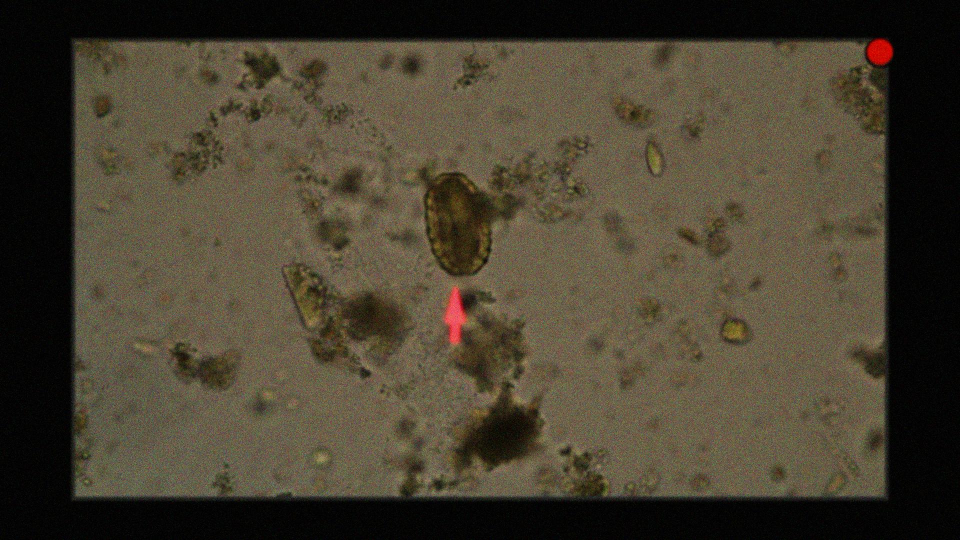
#> input picture sample_images/Ascaris lumbricoides_0876.jpg, 1920 x 1080 px (shown at 1/2 size); its folder holds only this picture in this run
$ python -i searchimagelibrary.py   (imports and definitions only)
#> lines starting #> are read from the running program, lines starting #| are printed output that depends on the picture; after the words box and inside, x2 and y2 are one past the last pixel; in counts of white or black regions, pixels touching at a corner belong together
#> in processGaborVectorFromPath, img is the input picture: shape (1080, 1920, 3); mean B, G, R 48.5, 64.8, 72.6

import pandas as pd
import numpy as np
import cv2 as cv
import json

import matplotlib.pyplot as plt
import imutils

# Reading the json as a dict
local_path_root = ""
# [2 lines not run here, left out]
# [1 line that did not run here, left out]
# [1 line that did not run here, left out]
# [1 line that did not run here, left out]

import os
from os import listdir
from os.path import isfile, join

# [1 line that did not run here, left out]

# [12 lines left out: functions displayImages, pathsToImages, not called in this run]

def getROI(img):
  gray_img = cv.cvtColor(img, cv.COLOR_BGR2GRAY)
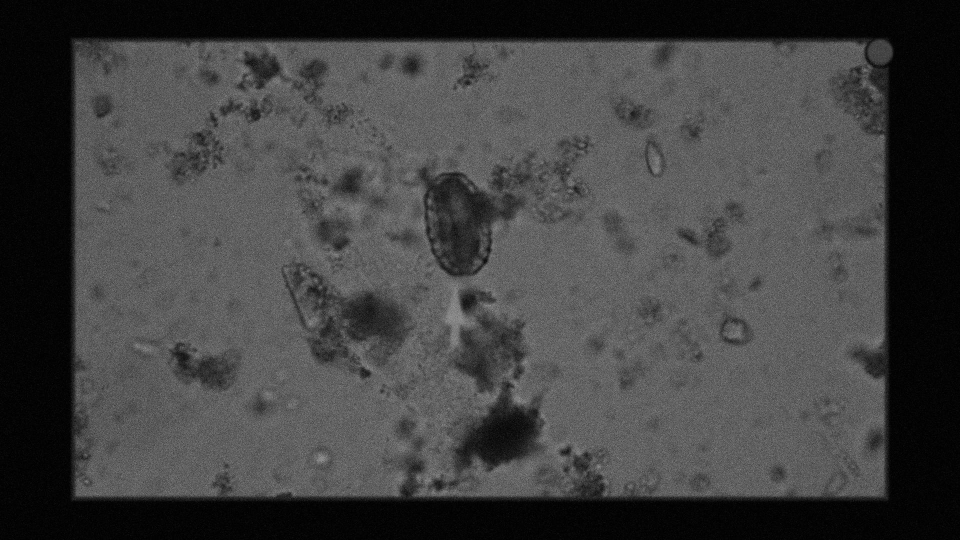
#> gray_img: shape (1080, 1920) (shown at 1/2 size); min 0, max 179, mean 65.3
  ret, thresh = cv.threshold(gray_img, 10, 255, 0)
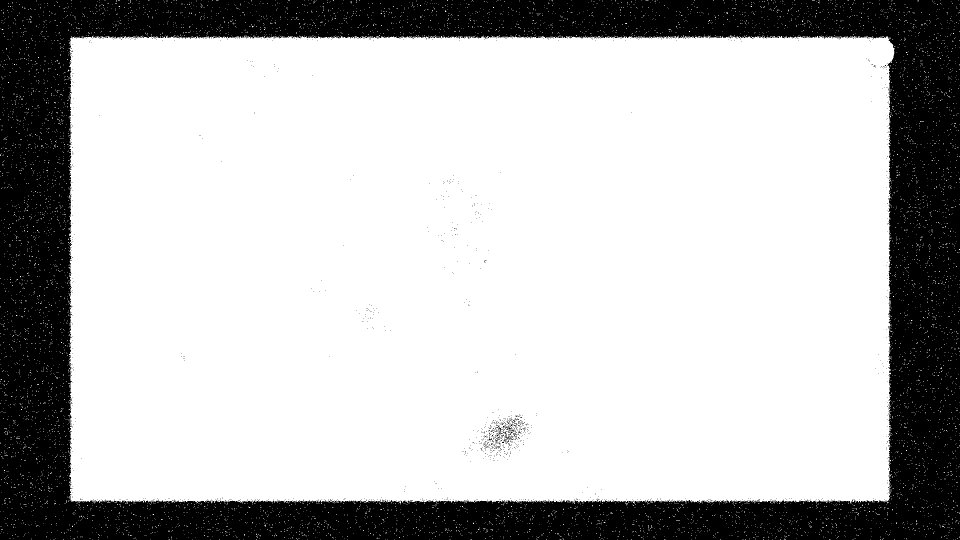
#> thresh: shape (1080, 1920) (shown at 1/2 size); 73.8% white; 1089 black regions (1084 under 20 px)
  contours, hierarchy = cv.findContours(thresh, cv.RETR_TREE, cv.CHAIN_APPROX_SIMPLE)
#> contours = 8623 contours, 8616 with area under 20; largest, box (x1, y1, x2, y2) and area: (136, 70, 1789, 1008) 1517174, (995, 854, 1004, 864) 34, (1008, 873, 1020, 879) 30, (1016, 854, 1023, 865) 27, (1018, 847, 1026, 854) 24, (1007, 878, 1016, 884) 22, (1023, 858, 1030, 865) 21

  biggest_contour_index = 0
  for i,c in enumerate(contours):
    if len(c) > len(contours[biggest_contour_index]):
      biggest_contour_index = i
#> this loop made 8623 passes
#> c on passes 1 to 12: [[1911, 1079]], [[1812, 1079]], [[1788, 1079], [1789, 1079]], [[1764, 1079], [1765, 1079]], [[1741, 1079]], [[1705, 1079], [1706, 1079]], [[1658, 1079], [1660, 1079]], [[1536, 1079]], [[1490, 1079], [1491, 1079]], [[1485, 1079], [1486, 1079]], [[1383, 1079]], [[1328, 1079], [1330, 1079]]
#> after the loop, biggest_contour_index = 5520
  #bounding box
  x, y, width, height = cv.boundingRect(contours[biggest_contour_index])
#> x = 136; y = 70; width = 1653; height = 938
  roi_g = gray_img[y:y+height, x:x+width]
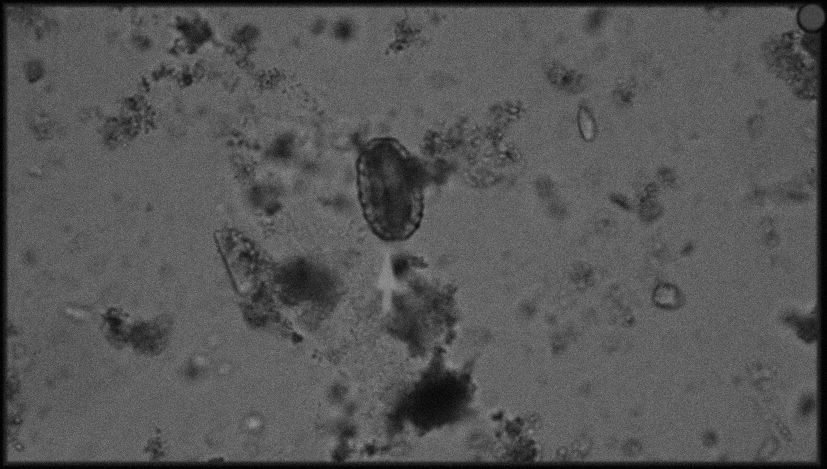
#> roi_g: shape (938, 1653) (shown at 1/2 size); min 0, max 179, mean 86
  roi_c = img[y:y+height, x:x+width]
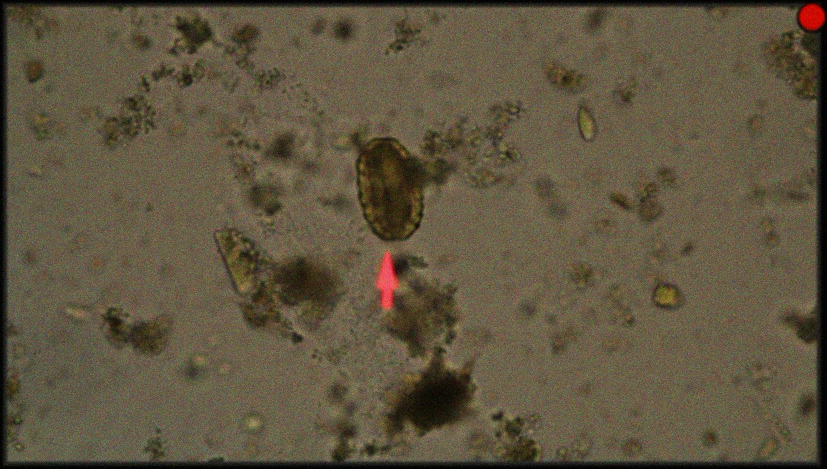
#> roi_c: shape (938, 1653, 3) (shown at 1/2 size); mean B, G, R 63.7, 85.4, 95.8
  selected_contour = cv.drawContours(gray_img, contours, biggest_contour_index, (145,255,0), 3)

  return roi_c

# [11 lines left out: functions colorHistogram, colorHistogramFromPath, not called in this run]

def processGaborVector(img):
  ksize = 3 #5
  sigma = [0.5, 1, 1.5] #[0.5, 1, 1.5, 2]
  theta = [0, np.pi/6, np.pi/3, np.pi/2] #[0, np.pi/6, np.pi/4, np.pi/3, np.pi/2]
  lamda = [np.pi, np.pi/4] #[np.pi, np.pi/4, np.pi/8]
  gamma = 0.5
  phi = 0

  gabor_feature_vec = []
  gray_img = cv.cvtColor(img, cv.COLOR_BGR2GRAY)
  for s in sigma:
    for t in theta:
      for l in lamda:
        kernel = cv.getGaborKernel((ksize, ksize), s, t, l, gamma, phi, ktype = cv.CV_32F)
        fimg = cv.filter2D(gray_img, cv.CV_8UC3, kernel)
        kernel_resized = cv.resize(kernel, (400,400))
        fimg = cv.filter2D(gray_img, cv.CV_8UC3, kernel)
        mean = fimg.mean()
        std = fimg.std()
        gabor_feature_vec.append(mean)
        gabor_feature_vec.append(std)
#> after the loop, gabor_feature_vec = 48 values, max 195.1 at index 30, min 0.438 at index 38, mean 77.68
  return gabor_feature_vec

def processGaborVectorFromPath(path):
  img = cv.imread(path)
  img_roi = getROI(img)
  return processGaborVector(img_roi)

def addLocalPath(file_name):
  return f"{local_path_root}sample_images/{file_name}"

def addDiseaseName(file_name):
  pos = file_name.find("_")
  return file_name[:pos]

# [94 lines left out: functions displayImages, pathsToImages, show_images, colorMatch, textureMatch, allMatchResults and 1 more, not called in this run]

# [9 lines of commented-out code are left out]

>>> result = processGaborVectorFromPath('sample_images/Ascaris lumbricoides_0876.jpg')
#> result has the same summary as gabor_feature_vec in processGaborVector

$ run again, on sample_images/Ascaris lumbricoides_0878.jpg
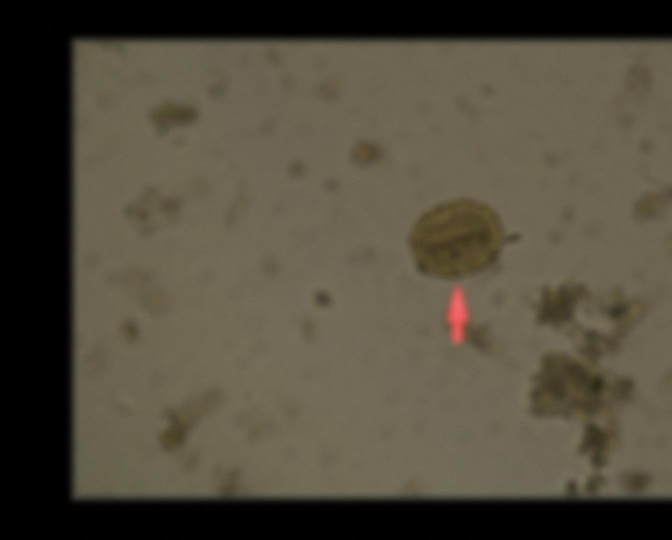
#> input picture sample_images/Ascaris lumbricoides_0878.jpg, 1344 x 1080 px (shown at 1/2 size)
#> in processGaborVectorFromPath, img is the input picture: shape (1080, 1344, 3); mean B, G, R 60.2, 75.2, 81
#> in getROI, `ret, thresh = cv.threshold(gray_img, 10, 255, 0)`:
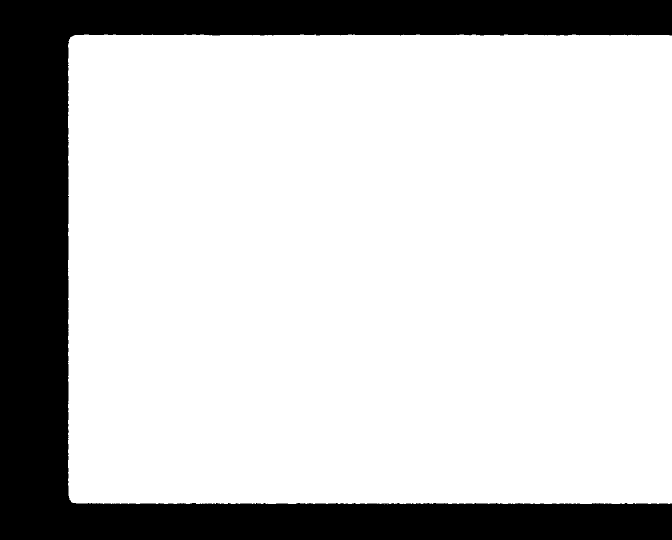
#> thresh: shape (1080, 1344) (shown at 1/2 size); 77.9% white; 1 black region
#> contours = 3 contours, 2 with area under 20; largest, box (x1, y1, x2, y2) and area: (136, 69, 1344, 1008) 1129304
#> the loop in getROI, `for i,c in enumerate(contours):` made 3 passes
#> biggest_contour_index on pass 3: 2
#> after the loop in getROI, `for i,c in enumerate(contours):`: biggest_contour_index = 2
#> x = 136; y = 69; width = 1208; height = 939
#> in getROI, `selected_contour = cv.drawContours(gray_img, contours, biggest_contour..`:
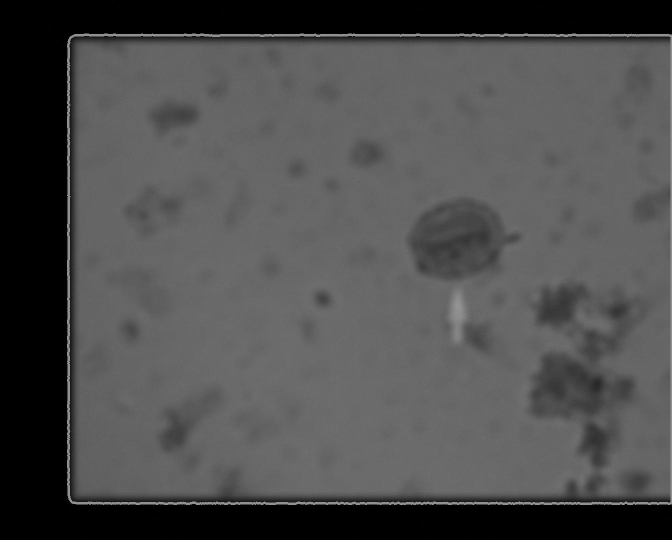
#> selected_contour: shape (1080, 1344) (shown at 1/2 size); min 0, max 149, mean 76.8
#> after the loop in processGaborVector, `for s in sigma:`: gabor_feature_vec = 48 values, max 218.8 at index 18, min 0 at index 38, mean 78.1
#> result has the same summary as gabor_feature_vec in processGaborVector

$ run again, on sample_images/Ascaris lumbricoides_0881.jpg
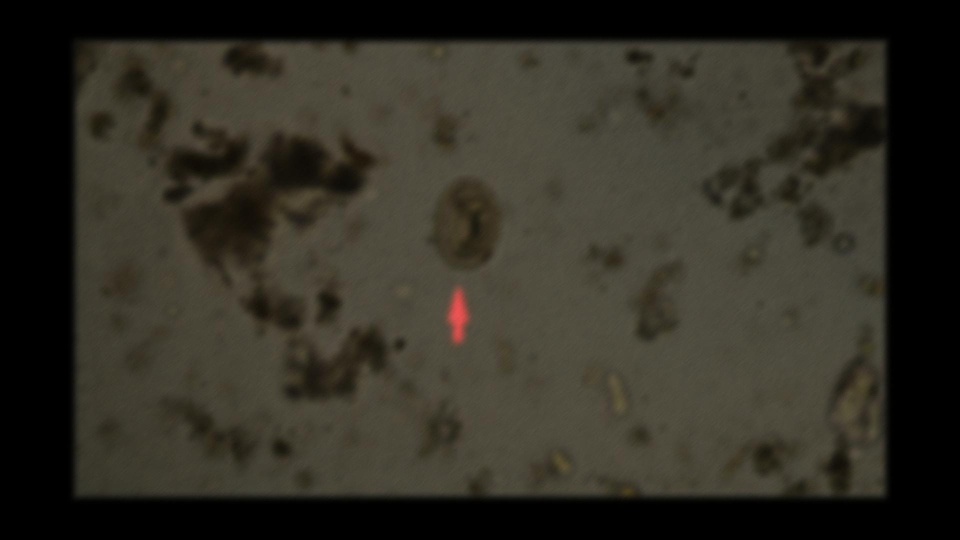
#> input picture sample_images/Ascaris lumbricoides_0881.jpg, 1920 x 1080 px (shown at 1/2 size)
#> in processGaborVectorFromPath, img is the input picture: shape (1080, 1920, 3); mean B, G, R 36.2, 45.8, 48.5
#> in getROI, `ret, thresh = cv.threshold(gray_img, 10, 255, 0)`:
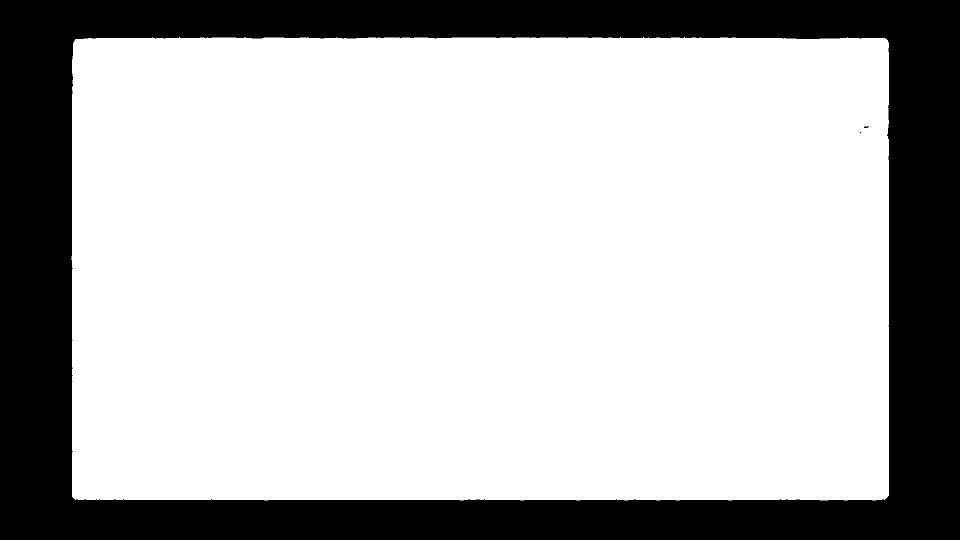
#> thresh: shape (1080, 1920) (shown at 1/2 size); 72.8% white; 3 black regions (1 under 20 px)
#> contours = 3 contours, 1 with area under 20; largest, box (x1, y1, x2, y2) and area: (143, 75, 1778, 1001) 1507245, (1727, 251, 1738, 257) 37
#> the loop in getROI, `for i,c in enumerate(contours):` made 3 passes
#> after the loop in getROI, `for i,c in enumerate(contours):`: biggest_contour_index = 0
#> x = 143; y = 75; width = 1635; height = 926
#> in getROI, `selected_contour = cv.drawContours(gray_img, contours, biggest_contour..`:
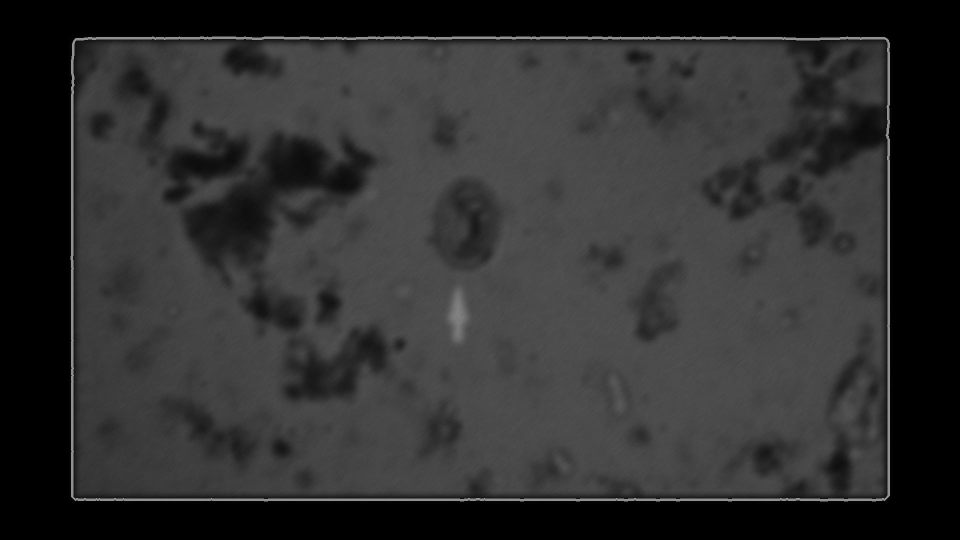
#> selected_contour: shape (1080, 1920) (shown at 1/2 size); min 0, max 145, mean 47.1
#> after the loop in processGaborVector, `for s in sigma:`: gabor_feature_vec = 48 values, max 141.6 at index 18, min 0 at index 22, mean 53.99
#> result has the same summary as gabor_feature_vec in processGaborVector

$ run again, on sample_images/Ascaris lumbricoides_0884.jpg
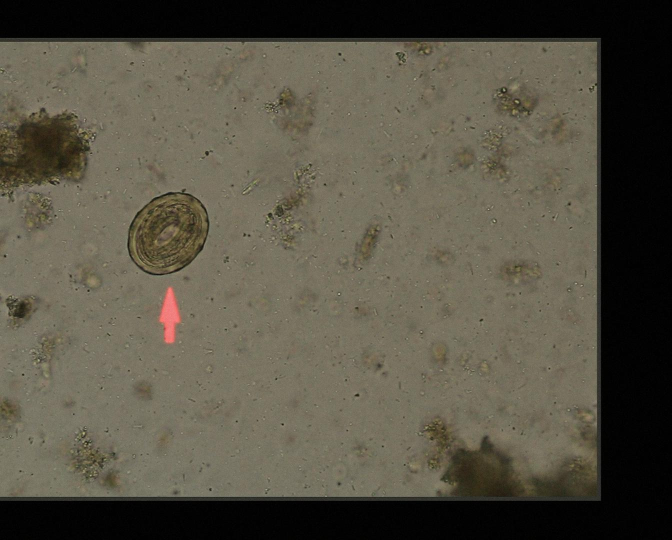
#> input picture sample_images/Ascaris lumbricoides_0884.jpg, 1344 x 1080 px (shown at 1/2 size)
#> in processGaborVectorFromPath, img is the input picture: shape (1080, 1344, 3); mean B, G, R 68.4, 82.5, 87.2
#> in getROI, `ret, thresh = cv.threshold(gray_img, 10, 255, 0)`:
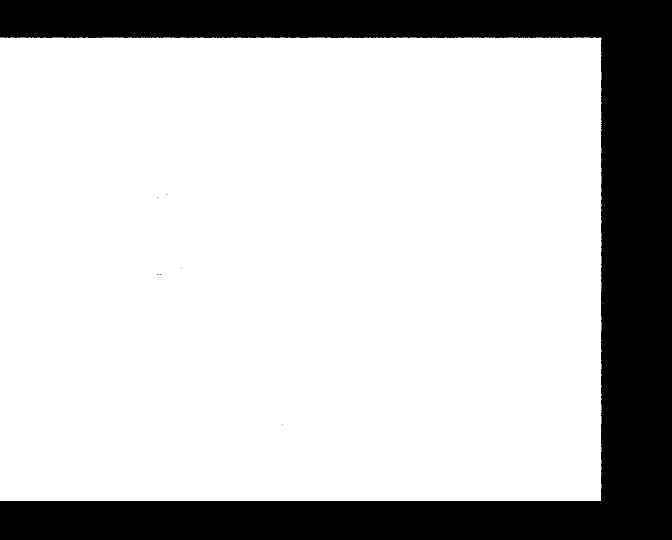
#> thresh: shape (1080, 1344) (shown at 1/2 size); 76.8% white; 9 black regions (8 under 20 px)
#> contours = 12 contours, 11 with area under 20; largest, box (x1, y1, x2, y2) and area: (0, 75, 1203, 1002) 1111956
#> the loop in getROI, `for i,c in enumerate(contours):` made 12 passes
#> biggest_contour_index on pass 2: 1
#> after the loop in getROI, `for i,c in enumerate(contours):`: biggest_contour_index = 1
#> x = 0; y = 75; width = 1203; height = 927
#> in getROI, `roi_c = img[y:y+height, x:x+width]`:
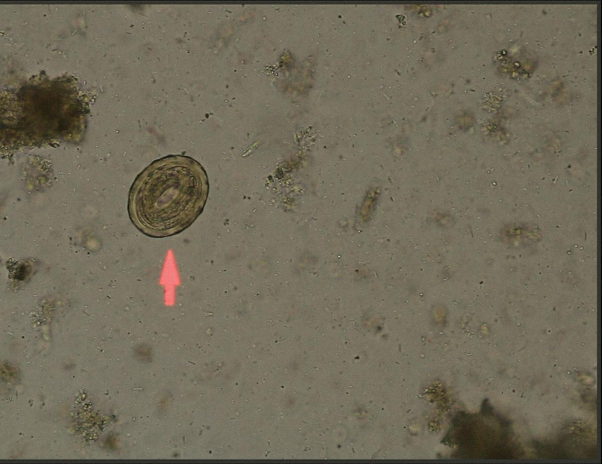
#> roi_c: shape (927, 1203, 3) (shown at 1/2 size); mean B, G, R 88.5, 106.8, 112.9
#> after the loop in processGaborVector, `for s in sigma:`: gabor_feature_vec = 48 values, max 238 at index 18, min 0.0035 at index 42, mean 86.17
#> result has the same summary as gabor_feature_vec in processGaborVector
